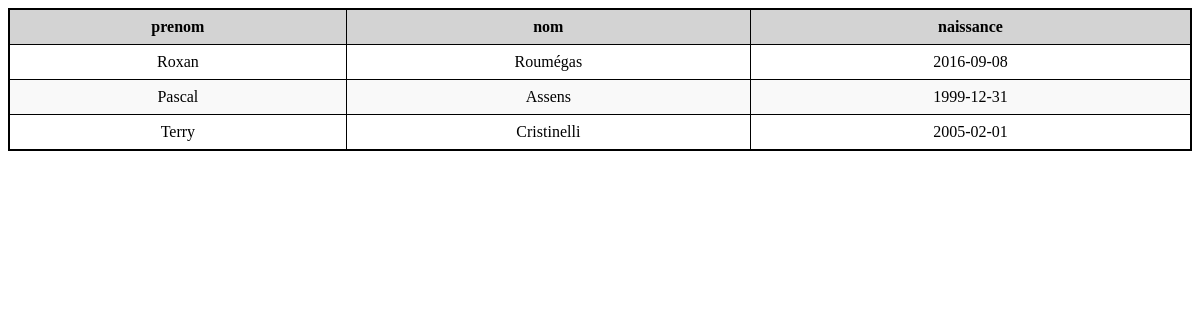
Page /jour10/job12/index.php on the committed database.
### tables this page shows
CREATE TABLE `etudiants` (
  `id` int NOT NULL,
  `prenom` varchar(255) NOT NULL,
  `nom` varchar(255) NOT NULL,
  `naissance` date NOT NULL,
  `sexe` varchar(25) NOT NULL,
  `email` varchar(255) NOT NULL
);

### jour10/job12/index.php (the view, shortened to what this page needs)
<?php
    $mysqli = new mysqli("localhost", "root", "", "jour09");
    $query ="SELECT prenom, nom, naissance
        FROM etudiants
        WHERE naissance BETWEEN '1998-01-01' AND '2018-12-31'";
    $result = $mysqli->query($query);
    $firstRow = $result->fetch_assoc();
    $columns = array_keys($firstRow);
?>
<!DOCTYPE html>
<html lang="fr">
<head>
    <link rel="stylesheet" href="index.css" />
</head>
<body>
    <table>
        <thead>
            <tr>
                <?php foreach ($columns as $col): ?>
                    <th><?= $col ?></th>
                <?php endforeach; ?>
            </tr>
        </thead>
        <tbody>
            <tr>
                <?php foreach ($firstRow as $val): ?>
                    <td><?= $val ?></td>
                <?php endforeach; ?>
            </tr>
            <?php while ($row = $result->fetch_assoc()): ?>
                <tr>
                    <?php foreach ($row as $val): ?>
                        <td><?= $val ?></td>
                    <?php endforeach; ?>
                </tr>
            <?php endwhile; ?>
        </tbody>
    </table>
</body>
</html>

### jour10/job12/index.css (style rules this page uses)
table { border: solid 2px black; border-collapse: collapse; width: 100%; }
th { background-color: lightgray; }
th, td { border: 1px solid black; text-align: center; padding: 8px; }
tbody tr:nth-child(even) { background-color: #f9f9f9; }

### rows in the picture
etudiants: prenom "Roxan", nom "Roumégas", naissance "2016-09-08"
etudiants: prenom "Pascal", nom "Assens", naissance "1999-12-31"
etudiants: prenom "Terry", nom "Cristinelli", naissance "2005-02-01"

### other values in the picture
$col "prenom"
$col "nom"
$col "naissance"
